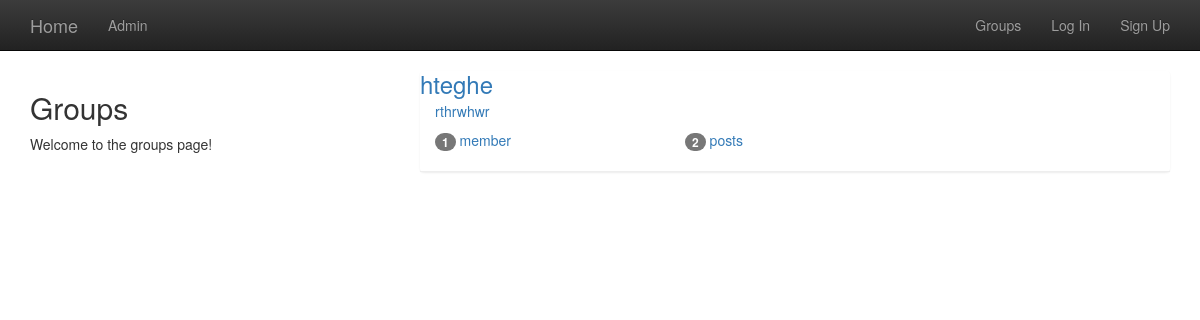
The page /groups/ on the database as committed earlier.
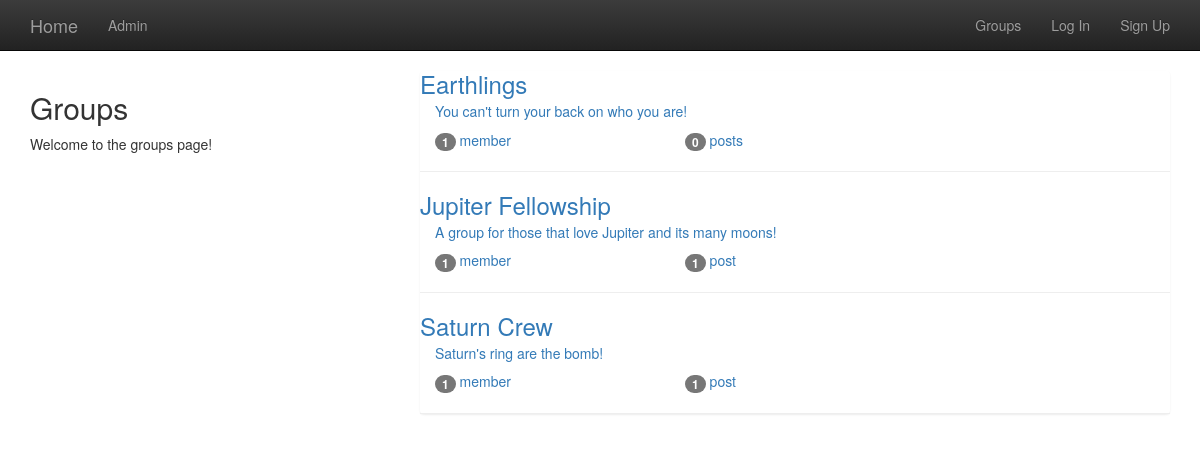
The same page on the database as committed later.
### groups/models.py (models this page shows, shortened)
class Group(models.Model):
    name = models.CharField(max_length=255, unique=True)
    slug = models.SlugField(allow_unicode=True, unique=True)
    description = models.TextField(blank=True, default='')
    description_html = models.TextField(editable=False, default='', blank=True)
    members = models.ManyToManyField(User, through='GroupMember')
    class Meta():
        ordering = ['name']

### groups/views.py (the view)
class ListGroups(generic.ListView):
    model = Group

### groups/templates/groups/group_list.html (shortened to what this page needs)
{% extends "groups/group_base.html" %} {% block pregroup %}
<div class="col-md-4">
    <div class="content">
        <h2>Groups</h2>
        <p>Welcome to the groups page!</p>
    </div>
</div>
{% endblock %} {% block group_content %}
<div class="col-md-8">
    <div class="list-group">
        {% for group in object_list %}
        <a href="{% url 'groups:single' slug=group.slug %}">
            <h3 class="title list-group-item-heading">{{group.name}}</h3>
            <div class="list-group-item-text container-fluid">
                {{ group.description_html|safe }}
                <div class="row">
                    <div class="col-md-4">
                        <span class="badge">{{ group.members.count }}</span> member{{ group.members.count|pluralize }}
                    </div>
                    <div class="col-md-4">
                        <span class="badge">{{group.posts.count}}</span> post{{group.posts.count|pluralize}}
                    </div>
                </div>
            </div>
        </a>
        <hr>
        {% endfor %}
    </div>
</div>
{% endblock %}

### groups/templates/groups/group_base.html
{% extends "base.html" %} {% block body %}
<div class="row">
    {% block pregroup %}{% endblock %} {% block group_content %}{% endblock %} {% block postgroup %}{% endblock %}
</div>
{% endblock %}

### templates/base.html (shortened to what this page needs)
<!DOCTYPE html>
{% load staticfiles %}
<html lang="en-us">
    <head>
        <link
            rel="stylesheet"
            href="https://maxcdn.bootstrapcdn.com/bootstrap/3.3.7/css/bootstrap.min.css"
>
        <link
            rel="stylesheet"
            href="https://maxcdn.bootstrapcdn.com/bootstrap/3.3.7/css/bootstrap-theme.min.css"
>
        <link
            rel="stylesheet"
            href="{% static "css/master.css" %}">
    </head>
    <body>
        <nav class="navbar navbar-inverse navbar-static-top" role="navigation" id="navbar">
            <div class="container">
                <ul class="nav navbar-nav">
                    <li><a class="navbar-brand" href="{% url 'home' %}">Home</a></li>
                    <li><a class="navbar-link" href="{% url 'admin:index' %}">Admin</a></li>
                </ul>
                <ul class="nav navbar-nav navbar-right">
                    {% if user.is_authenticated %}
                    <li><a class="navbar-link" href="{% url 'posts:create' %}">Post</a></li>
                    <li><a class="navbar-link" href="{% url 'groups:all' %}">Groups</a></li>
                    <li><a class="navbar-link" href="{% url 'groups:create' %}">Create Group</a></li>
                    <li><a class="navbar-link" href="{% url 'accounts:logout' %}">Logout</a></li>
                    {% else %}
                    <li><a class="navbar-link" href="{% url 'groups:all' %}">Groups</a></li>
                    <li><a class="navbar-link" href="{% url 'accounts:login' %}">Log In</a></li>
                    <li><a class="navbar-link" href="{% url 'accounts:signup' %}">Sign Up</a></li>
                    {% endif %}
                </ul>
            </div>
        </nav>
        <div class="container">
            {% block body %}
            {% endblock %}
        </div>
    </body>
</html>

Rows that differ between the two databases and show on the page:
removed Group: name "hteghe", description_html "rthrwhwr", members.count "1", posts.count "2"
added Group: name "Earthlings", description_html "You can't turn your back on who you are!", members.count "1", posts.count "0"
added Group: name "Jupiter Fellowship", description_html "A group for those that love Jupiter and its many moons!", members.count "1", posts.count "1"
added Group: name "Saturn Crew", description_html "Saturn's ring are the bomb!", members.count "1", posts.count "1"
